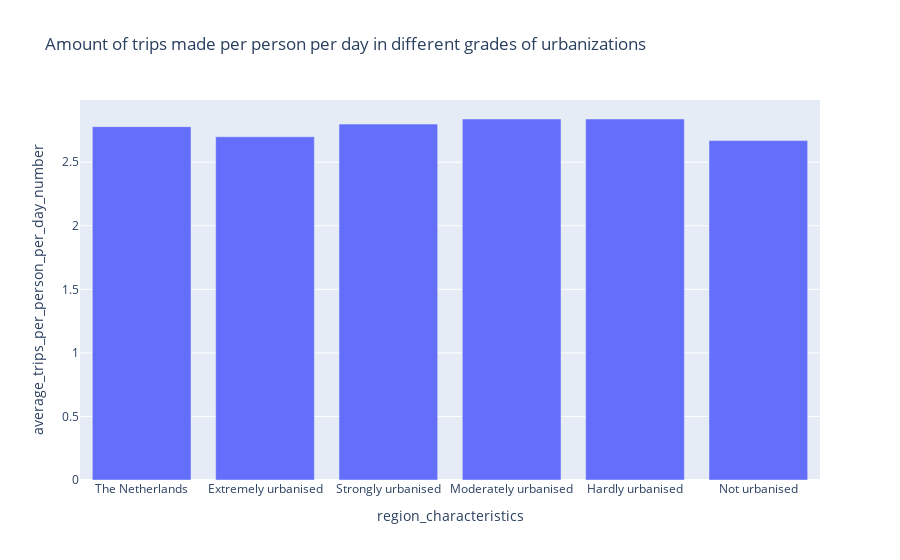

Notebook code cell kept with this figure:
### Code cell
#showing the amount of trips
fig = px.bar(df_total, x='region_characteristics', y='average_trips_per_person_per_day_number', 
             title="Amount of trips made per person per day in different grades of urbanizations")
fig.update_layout(yaxis={'categoryorder':'total descending'})
fig.show()

### Figure 1 — Plotly figure (JSON) as saved in the notebook; plotly's stock layout.template omitted (floating-point values rounded to 4 significant figures)
{"data": [{"alignmentgroup": "True", "hovertemplate": "region_characteristics=%{x}<br>average_trips_per_person_per_day_number=%{y}<extra></extra>", "legendgroup": "", "marker": {"color": "#636efa", "pattern": {"shape": ""}}, "name": "", "offsetgroup": "", "orientation": "v", "showlegend": false, "textposition": "auto", "type": "bar", "x": ["The Netherlands", "Extremely urbanised", "Strongly urbanised", "Moderately urbanised", "Hardly urbanised", "Not urbanised"], "xaxis": "x", "y": [2.78, 2.7, 2.8, 2.84, 2.84, 2.67], "yaxis": "y"}], "layout": {"barmode": "relative", "legend": {"tracegroupgap": 0}, "title": {"text": "Amount of trips made per person per day in different grades of urbanizations"}, "xaxis": {"anchor": "y", "domain": [0, 1], "title": {"text": "region_characteristics"}}, "yaxis": {"anchor": "x", "categoryorder": "total descending", "domain": [0, 1], "title": {"text": "average_trips_per_person_per_day_number"}}}}
